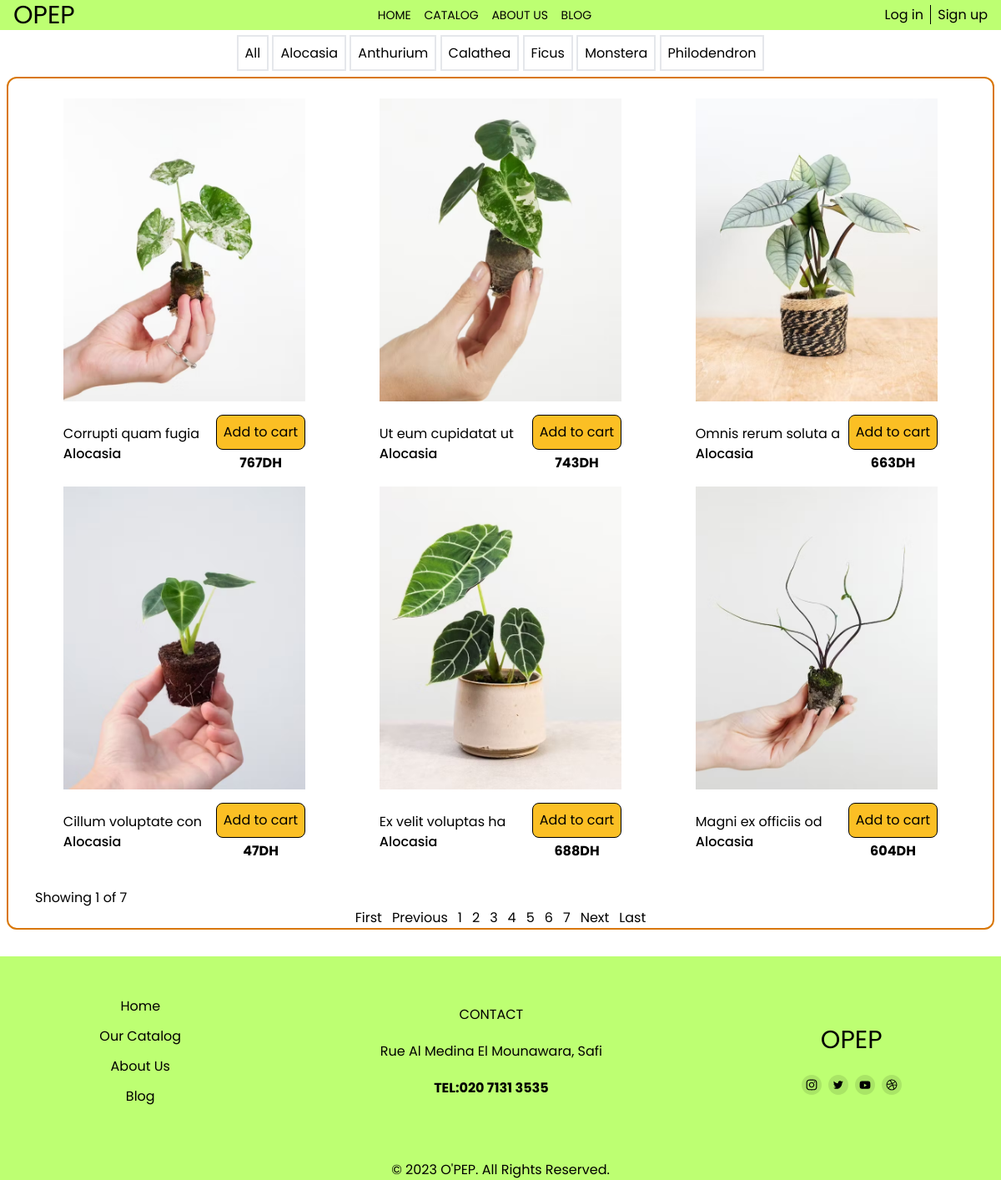
The app's page /src/pages/catalog.php with its own data.
### tables this page shows
CREATE TABLE `categories` (
  `categoryId` int(11) NOT NULL,
  `categoryName` varchar(50) NOT NULL
);

CREATE TABLE `plants` (
  `plantId` int(11) NOT NULL,
  `plantName` varchar(50) NOT NULL,
  `plantDesc` varchar(300) NOT NULL,
  `plantImage` varchar(200) NOT NULL,
  `plantPrice` int(11) NOT NULL,
  `categoryId` int(11) NOT NULL
);

### src/includes/conn.php (called while the page is built, shortened)
<?php
class Connection
{
    private static $instance;
    private $host = "localhost";
    private $user = "root";
    private $password = "";
    private $database = "opep2";
    private $conn;
    public function __construct()
    {
        try {
            $dbh = "mysql:host={$this->host};dbname={$this->database}";
            $this->conn = new PDO($dbh, $this->user, $this->password);
            $this->conn->setAttribute(PDO::ATTR_ERRMODE, PDO::ERRMODE_EXCEPTION);
        } catch (PDOException $e) {
            echo "Connection failed: " . $e->getMessage();
        }
    }
    public static function getInstance()
    {
        if (!self::$instance) {
            self::$instance = new Connection();
        }
        return self::$instance;
    }
    public function getConnection()
    {
        return $this->conn;
    }
}

### src/includes/CategoryDAO.php (called while the page is built, shortened)
<?php
require_once 'conn.php';
require_once 'Category.php';
class CategoryDAO
{
    private $db;
    public function __construct()
    {
        $this->db = Connection::getInstance()->getConnection();
    }
    public function getCategories()
    {
        $query = "SELECT * FROM categories";
        $stmt = $this->db->query($query);
        $stmt->execute();
        $Categories = array();
        while ($row = $stmt->fetch(PDO::FETCH_ASSOC)) {
            $this->Category = new Category();
            $this->Category->setId($row['categoryId']);
            $this->Category->setName($row['categoryName']);
            array_push($Categories, $this->Category);
        }
        return $Categories;
    }
}

### src/includes/Category.php (called while the page is built, shortened)
<?php
class Category
{
    private $Id;
    private $Name;
    public function getId()
    {
        return $this->Id;
    }
    public function getName()
    {
        return $this->Name;
    }
    public function setName($name)
    {
        $this->Name = $name;
    }
    public function setId($id)
    {
        $this->Id = $id;
    }
}

### src/includes/pages.php (called while the page is built, shortened)
<?php
require_once('conn.php');
class Pages
{
    private $conn;
    private $start;
    private $rows;
    private $pages;
    public function getStart()
    {
        return $this->start;
    }
    public function getRows()
    {
        return $this->rows;
    }
    public function getPages()
    {
        return $this->pages;
    }
    public function __construct(){
        $this->conn = Connection::getInstance()->getConnection();
    }
    public function getPagesDetails($start, $rows_per_page, $tablename, $args)
    {
        try {
            $stmt = $this->conn->prepare("SELECT * FROM $tablename $args");
            $stmt->execute();
            $rows = $stmt->rowCount();
            $this->rows = $stmt->rowCount();
            $this->start = $start;
            $this->pages = ceil($rows / $rows_per_page);
        } catch (PDOException $e) {
            echo "Database error : " . $e->getMessage();
        }
    }
}

### src/includes/PlantDAO.php (called while the page is built, shortened)
<?php
require_once 'conn.php';
require_once 'Plant.php';
class PlantDAO
{
    private $db;
    public function __construct()
    {
        $this->db = Connection::getInstance()->getConnection();
    }
    public function getPlantsPage($start, $rows_per_page)
    {
        $stmt = $this->db->prepare("SELECT * FROM plants JOIN categories ON plants.categoryId = categories.categoryId LIMIT ?,?");
        $stmt->bindParam(1, $start, PDO::PARAM_INT);
        $stmt->bindParam(2, $rows_per_page, PDO::PARAM_INT);
        $stmt->execute();
        $Plants = array();
        while ($row = $stmt->fetch(PDO::FETCH_ASSOC)) {
            $this->Plant = new Plant();
            $this->Plant->setId($row['plantId']);
            $this->Plant->setName($row['plantName']);
            $this->Plant->setDesc($row['plantDesc']);
            $this->Plant->setImage($row['plantImage']);
            $this->Plant->setPrice($row['plantPrice']);
            $this->Plant->setCategory($row['categoryName']);
            array_push($Plants, $this->Plant);
        }
        return $Plants;
    }
}

### src/includes/Plant.php (called while the page is built, shortened)
<?php
class Plant
{
    private $Name;
    private $Image;
    private $Price;
    private $Category;
    public function getName()
    {
        return $this->Name;
    }
    public function getImage()
    {
        return $this->Image;
    }
    public function getPrice()
    {
        return $this->Price;
    }
    public function getCategory()
    {
        return $this->Category;
    }
    public function setName($name)
    {
        $this->Name = $name;
    }
    public function setImage($image)
    {
        $this->Image = $image;
    }
    public function setPrice($price)
    {
        $this->Price = $price;
    }
    public function setCategory($category)
    {
        $this->Category = $category;
    }
}

### src/pages/catalog.php (the view, shortened to what this page needs)
<?php
require_once '../includes/pages.php';
require_once '../includes/CategoryDAO.php';
require_once '../includes/PlantDAO.php';
$allPages = new Pages();
$Plants = new PlantDAO();
$Categories = new CategoryDAO();
?>
<!DOCTYPE html>
<html lang="en">
<head>
</head>
<body>
    <?php include("../components/nav.php") ?>
    <div class="w-full text-center my-4">
        <a class="p-2 border-2 filters" href="catalog.php">All</a>
        <?php
        $categories = $Categories->getCategories();
        if (count($categories) > 0) {
            foreach ($categories as $category1) {
                $id = $category1->getId();
                $name = $category1->getName();
        ?>
                <a class="p-2 border-2 filters" href="?categoryId=<?= $id ?>"><?= $name ?></a>
        <?php
            }
            echo   '</div>';
        } else {
            echo 'No categories in database';
        } ?>
        <div class="flex flex-col justify-between items-center border-2 border-amber-600 rounded-xl m-2 md:h-fit">
            <div class="grid gap-4 w-[90%] mt-6 rounded-lg mx-auto text-center grid-cols-2 md:w-[95%] md:grid-cols-3">
                <?php
                if (isset($_GET['categoryId'])) {
                    $categoryId = $_GET['categoryId'];
                    $start = 0;
                    $rows_per_page = 6;
                    $result = $allPages->getPagesDetails($start, $rows_per_page, 'plants INNER JOIN categories on plants.categoryId = categories.categoryId', 'WHERE plants.categoryId = ' . $categoryId);
                    $start = $allPages->getStart();
                    $rows = $allPages->getRows();
                    $pages = $allPages->getPages();
                    $Plants->getObject()->setCategory($categoryId);
                    $result = $Plants->getPlantsCategoryPage($start, $rows_per_page);
                } else {
                    $start = 0;
                    $rows_per_page = 6;
                    $result = $allPages->getPagesDetails($start, $rows_per_page, 'plants INNER JOIN categories ON plants.categoryId = categories.categoryId', '');
                    $start = $allPages->getStart();
                    $rows = $allPages->getRows();
                    $pages = $allPages->getPages();
                    $result = $Plants->getPlantsPage($start, $rows_per_page);
                }
                if ($rows > 0) {
                    foreach ($result as $plant1) {
                        $name = $plant1->getName();
                        $categorie = $plant1->getCategory();
                        $image = $plant1->getImage();
                        $price = $plant1->getPrice();
                ?>
                        <div class="flex flex-col justify-center items-center gap-4 w-full md:w-[80%] mx-auto">
                            <div class="relative object-contain">
                                <img id="image" src="../images/Plants/<?= $image ?>" alt="">
                            </div>
                            <div class="flex flex-col justify-between w-full items-center md:flex-row">
                                <div class="flex flex-col child:text-left">
                                    <p><?= $name ?></p>
                                    <p class="font-medium"><?= $categorie ?></p>
                                </div>
                                <form method="post" class="flex flex-col items-center justify-center gap-1">
                                    <?php if (!isset($_SESSION['client_name'])) { ?>
                                        <a href="login.php" class="z-10 p-2 bg-amber-400 border border-black rounded-lg">Add to cart</a>
                                    <?php } else { ?>
                                        <button type="submit" name="addCart" class="z-10 p-2 bg-amber-400 border border-black rounded-lg">Add to cart</button>
                                    <?php } ?>
                                    <p class="font-bold"><?= $price ?>DH</p>
                                </form>
                            </div>
                        </div>
                <?php
                    }
                    echo '</div>';
                } else {
                    echo 'No client accounts in database';
                }
                ?>
                <?php if (!isset($_GET['categoryId'])) { ?>
                    <div class="w-full mt-4 md:mt-8">
                        <div class="pl-2 md:pl-8">
                            <?php
                            if (!isset($_GET['page'])) {
                                $page = 1;
                            } else {
                                $page = $_GET['page'];
                            }
                            ?>
                            Showing <?= $page ?> of <?= $pages ?>
                        </div>
                        <div class="flex flex-row justify-center items-center gap-3">
                            <a href="?page=1">First</a>
                            <?php if (isset($_GET['page']) && $_GET['page'] > 1) { ?>
                                <a href="?page=<?= $_GET['page'] - 1 ?>">Previous</a>
                            <?php } else { ?>
                                <a class="cursor-pointer">Previous</a>
                            <?php } ?>
                            <?php
                            for ($i = 1; $i <= $pages; $i++) {
                            ?>
                                <a href="?page=<?= $i ?>" class=""><?= $i ?></a>
                            <?php
                            }
                            ?>
                            <?php
                            if (!isset($_GET['page'])) {
                                if ($pages == 1) {
                            ?>
                                    <a class="cursor-pointer">Next</a>
                                <?php } else { ?>
                                    <a href="?page=2">Next</a>
                                <?php } ?>
                            <?php } elseif ($_GET['page'] >= $pages) { ?>
                                <a class="cursor-pointer">Next</a>
                            <?php } else { ?>
                                <a href="?page=<?= $_GET['page'] + 1 ?>">Next</a>
                            <?php }
                            ?>
                            <a href="?page=<?= $pages ?>">Last</a>
                        </div>
                    </div>
                <?php } ?>
            </div>
</body>
</html>

### src/components/nav.php (shortened to what this page needs)
<nav class="bg-[#bdff72] h-[7.5vh] flex justify-between items-center px-2 md:px-4">
    <div class="block w-1/3 sm:w-1/4 md:w-1/12">
        <a href="../../index.php">
            <p class="text-black text-3xl">OPEP</p>
        </a>
    </div>
    <ul class="font-poppins text-black text-sm list-none [&>*]:inline-block [&>*]:mr-3 hidden md:block">
        <?php if (isset($_SESSION['admin_name'])) : ?>
            <li>
                <a href="dashboard.php" class="p-2 bg-neutral-600/30 rounded-xl">
                    <span>DASHBOARD</span>
                </a>
            </li>
            <li>
                <a href="../blog/themes.php">
                    <span>BLOG</span>
                </a>
            </li>
        <?php else : ?>
            <li>
                <a href="../../index.php">
                    <span>HOME</span>
                </a>
            </li>
            <li>
                <a href="catalog.php">
                    <span>CATALOG</span>
                </a>
            </li>
            <li>
                <a href="about.php">
                    <span>ABOUT US</span>
                </a>
            </li>
            <li>
                <a href="../blog/themes.php">
                    <span>BLOG</span>
                </a>
            </li>
        <?php endif  ?>
    </ul>
    <div class="flex items-center justify-end gap-2">
        <div class="flex items-center">
            <div class="dropdown">
                <div class="flex items-center justify-center gap-6">
                    <?php if (!isset($_SESSION['client_name']) && !isset($_SESSION['admin_name']) && !isset($_SESSION['administrator_name'])) : ?>
                        <div class="child:text-black hidden md:block">
                            <a href="login.php" class="border-r border-black pr-2 mr-1"> Log in</a>
                            <a href="signup.php"> Sign up</a>
                        </div>
                    <?php endif ?>
                </div>
            </div>
        </div>
    </div>
</nav>

### records on screen
categories: categoryName "Alocasia"
categories: categoryName "Anthurium"
categories: categoryName "Calathea"
categories: categoryName "Ficus"
categories: categoryName "Monstera"
categories: categoryName "Philodendron", categoryId "7"
plants: plantImage (picture), plantName "Corrupti quam fugia", categoryId.categoryName "Alocasia", plantPrice "767"
plants: plantImage (picture), plantName "Ut eum cupidatat ut", categoryId.categoryName "Alocasia", plantPrice "743"
plants: plantImage (picture), plantName "Omnis rerum soluta a", categoryId.categoryName "Alocasia", plantPrice "663"
plants: plantImage (picture), plantName "Cillum voluptate con", categoryId.categoryName "Alocasia", plantPrice "47"
plants: plantImage (picture), plantName "Ex velit voluptas ha", categoryId.categoryName "Alocasia", plantPrice "688"
plants: plantImage (picture), plantName "Magni ex officiis od", categoryId.categoryName "Alocasia", plantPrice "604"

### other values on screen
$page "1"
